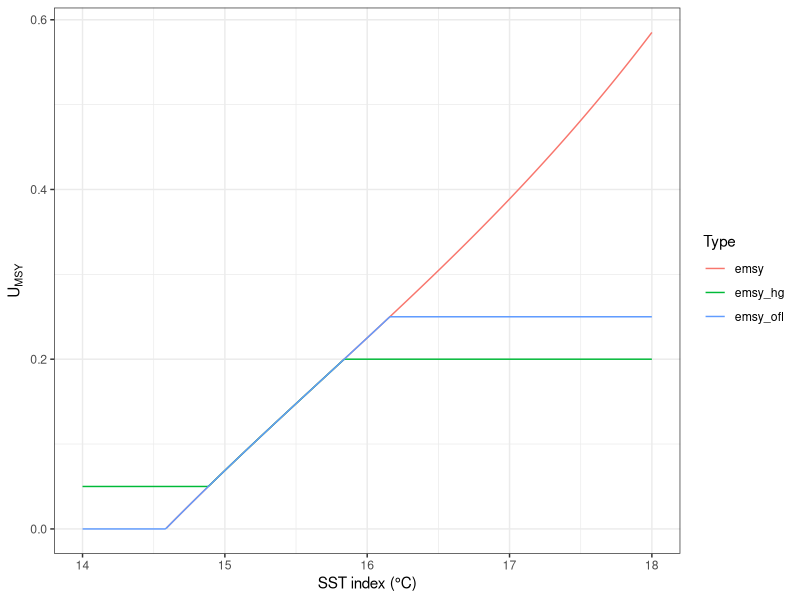
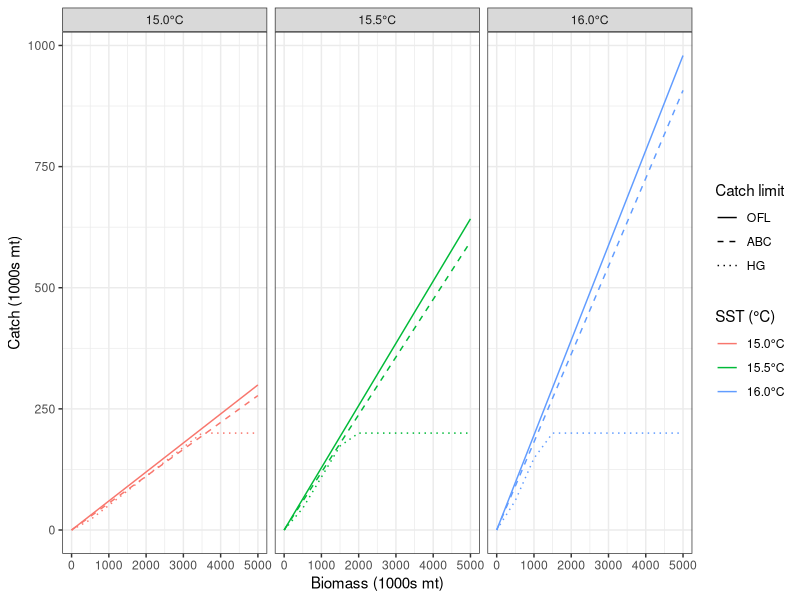
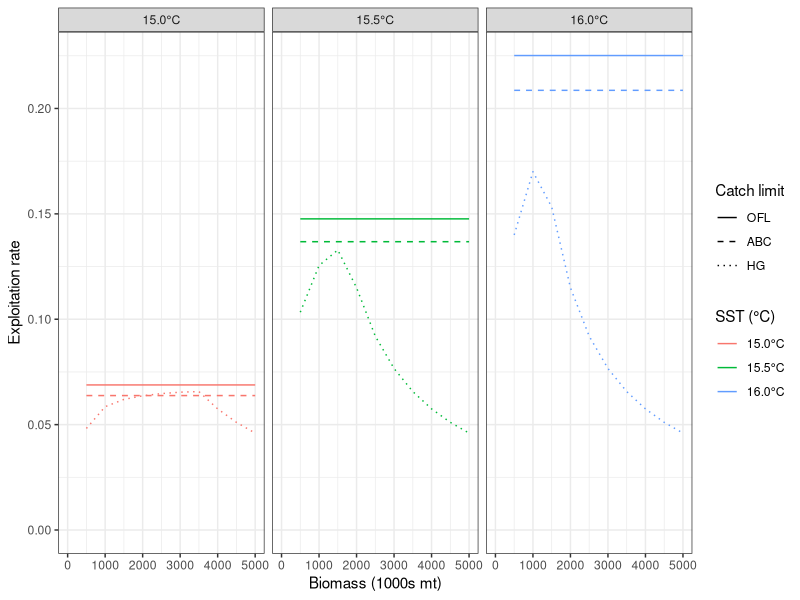
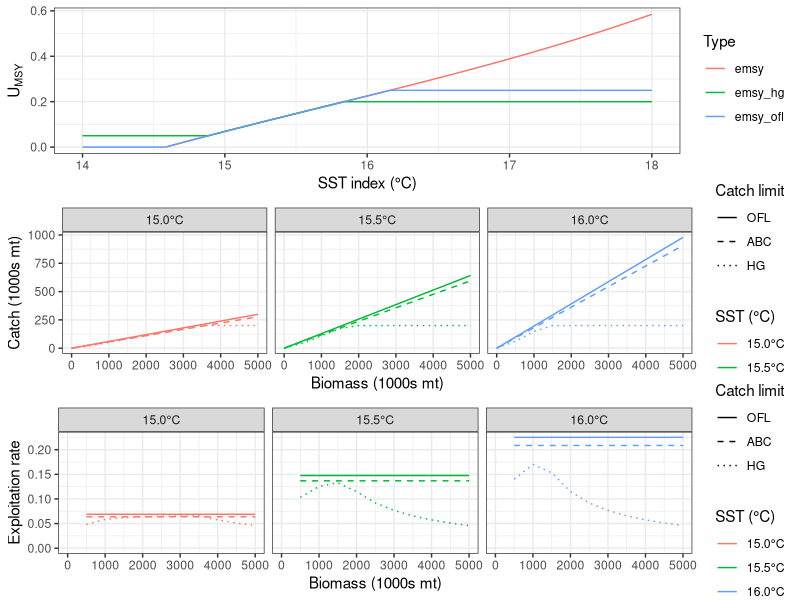

Write R code to recreate these figures, in order. (Note: this script raises an error after producing the figures.)

# Clear workspace
rm(list = ls())
options(dplyr.summarise.inform=F)

# Setup
################################################################################

# Packages
library(tidyverse)

# Directories
plotdir <- "figures"


# Helper functions
################################################################################

# Function to calculate EMSY
calc_emsy <- function(sst_c){
  emsy <- -18.46452 + 3.25209*sst_c - 0.19723*sst_c^2 + 0.0041863*sst_c^3
  return(emsy)
}

# Function to calculate OFL
calc_ofl <- function(b_mt, emsy, dist=0.87, emsy_min=0, emsy_max=0.25){
  emsy_use <- pmin(pmax(emsy_min, emsy), emsy_max)
  ofl <- b_mt * emsy_use * dist
  return(ofl)
}

# Function to calculate ABC
calc_abc <- function(b_mt, emsy, dist=0.87, pstar_buffer=0.92657, emsy_min=0, emsy_max=0.25){
  emsy_use <- pmin(pmax(emsy_min, emsy), emsy_max)
  abc <- b_mt * pstar_buffer * emsy_use * dist
  return(abc)
}

# Function to calculate HG
calc_hg <- function(b_mt, emsy, cutoff_mt=150000, maxcat_mt=200000, dist=0.87, emsy_min=0.05, emsy_max=0.20){
  emsy_use <- pmin(pmax(emsy_min, emsy), emsy_max)
  hg <- (b_mt - cutoff_mt) * dist * emsy_use
  hg <- pmax(0, hg)
  hg <- pmin(maxcat_mt, hg)
  return(hg)
}

# Test functions
# They match the 2020 stock assessment
emsy <- calc_emsy(sst_c=15.9965)
calc_ofl(b_mt=28276, emsy=emsy)
calc_abc(b_mt=28276, emsy=emsy)
calc_hg(b_mt=28276, emsy=emsy)

# Build data
################################################################################

# Build EMSY~SST data
ssts <- seq(14, 18, 0.01)
emsys <- calc_emsy(sst_c=ssts)
emsy_df <- tibble(sst_c=ssts,
                  emsy=emsys,
                  emsy_ofl=pmin(0.25, emsy) %>% pmax(0, .),
                  emsy_hg=pmin(0.2, emsy) %>% pmax(0.05, .)) %>%
  # Gather
  gather(key="emsy_type", value="emsy", 2:ncol(.))

# Values
sst_vals <- c(15, 15.5, 16)
b_vals <-seq(0, 5000, 500) * 1000

# Build data
x <- sst_vals[1]
limit_df_orig <- purrr::map_df(sst_vals, function(x){

  # Generate data
  emsy <- calc_emsy(x)
  ofls <- calc_ofl(b_mt=b_vals, emsy=emsy)
  abcs <- calc_abc(b_mt=b_vals, emsy=emsy)
  hgs <- calc_hg(b_mt=b_vals, emsy=emsy)

  # Build data
  df <- tibble(sst_c=x,
               biomass=b_vals,
               emsy=emsy,
               ofl=ofls,
               abc=abcs,
               hg=hgs) %>%
    gather(key="limit_type", value="catch", 4:ncol(.)) %>%
    mutate(u=catch/(biomass*0.87))

})

# Format data
limit_df <- limit_df_orig %>%
  # Format limit type
  mutate(limit_type=recode_factor(limit_type,
                                  "ofl"="OFL",
                                  "abc"="ABC",
                                  "hg"="HG")) %>%
  # Format SST label
  mutate(sst_label=format(sst_c, nsmall=1) %>% paste0(., "°C"))

unique(limit_df$sst_c)


# Plot data
################################################################################

# Plot EMSY data
g1 <- ggplot(emsy_df, aes(x=sst_c, y=emsy, color=emsy_type)) +
  geom_line() +
  # Labels
  labs(x="SST index (°C)", y=expression("U"["MSY"])) +
  # Limits
  lims(y=c(0,NA)) +
  # Legend
  scale_color_discrete(name="Type") +
  # Theme
  theme_bw()
g1

# Plot catch limit data
g2 <- ggplot(limit_df, aes(x=biomass/1e3, y=catch/1e3,
                           color=sst_label, linetype=limit_type)) +
  facet_wrap(~sst_label) +
  geom_line() +
  # Labels
  labs(x="Biomass (1000s mt)", y="Catch (1000s mt)") +
  # Legend
  scale_color_discrete(name="SST (°C)") +
  scale_linetype_manual(name="Catch limit", values=c("solid", "dashed", "dotted")) +
  # Theme
  theme_bw()
g2

# Plot F limit data
g3 <- ggplot(limit_df, aes(x=biomass/1e3, y=u,
                           color=sst_label, linetype=limit_type)) +
  facet_wrap(~sst_label) +
  geom_line() +
  # Limits
  lims(y=c(0,NA)) +
  # Labels
  labs(x="Biomass (1000s mt)", y="Exploitation rate") +
  # Legend
  scale_color_discrete(name="SST (°C)") +
  scale_linetype_manual(name="Catch limit", values=c("solid", "dashed", "dotted")) +
  # Theme
  theme_bw()
g3

# Merge
g <- gridExtra::grid.arrange(g1, g2, g3)

# Export plot
ggsave(g, filename=file.path(plotdir, "figure_hcr_pfmc_sardine.png"),
       width=6.5, height=6.5, units="in", dpi=600)


